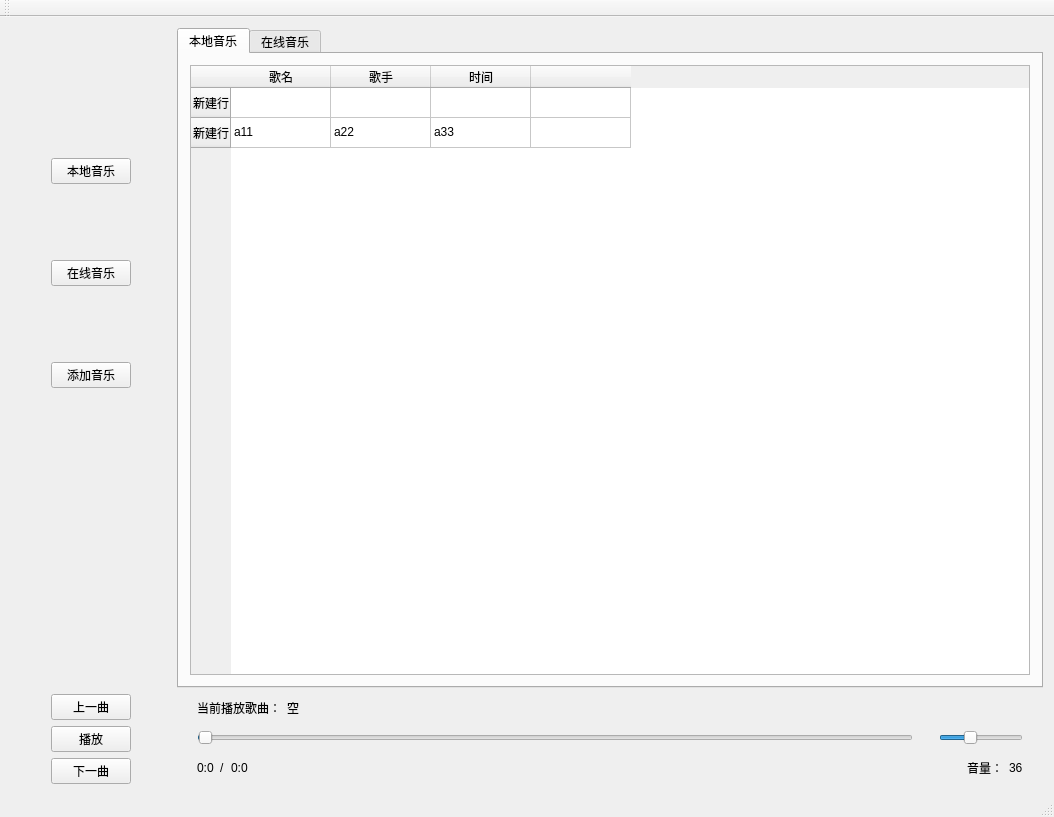
<?xml version="1.0" encoding="UTF-8"?>
<ui version="4.0">
 <class>CStartMusticClass</class>
 <widget class="QMainWindow" name="CStartMusticClass">
  <property name="geometry">
   <rect>
    <x>0</x>
    <y>0</y>
    <width>1054</width>
    <height>817</height>
   </rect>
  </property>
  <property name="windowTitle">
   <string>Music</string>
  </property>
  <widget class="QWidget" name="centralWidget">
   <layout class="QGridLayout" name="gridLayout_3">
    <item row="0" column="1">
     <spacer name="verticalSpacer_19">
      <property name="orientation">
       <enum>Qt::Vertical</enum>
      </property>
      <property name="sizeType">
       <enum>QSizePolicy::Fixed</enum>
      </property>
      <property name="sizeHint" stdset="0">
       <size>
        <width>20</width>
        <height>0</height>
       </size>
      </property>
     </spacer>
    </item>
    <item row="1" column="0">
     <spacer name="horizontalSpacer_2">
      <property name="orientation">
       <enum>Qt::Horizontal</enum>
      </property>
      <property name="sizeType">
       <enum>QSizePolicy::Fixed</enum>
      </property>
      <property name="sizeHint" stdset="0">
       <size>
        <width>0</width>
        <height>20</height>
       </size>
      </property>
     </spacer>
    </item>
    <item row="1" column="1" rowspan="2" colspan="2">
     <layout class="QGridLayout" name="gridLayout_2">
      <item row="0" column="0">
       <layout class="QVBoxLayout" name="verticalLayout_3">
        <item>
         <spacer name="verticalSpacer">
          <property name="orientation">
           <enum>Qt::Vertical</enum>
          </property>
          <property name="sizeType">
           <enum>QSizePolicy::Fixed</enum>
          </property>
          <property name="sizeHint" stdset="0">
           <size>
            <width>20</width>
            <height>80</height>
           </size>
          </property>
         </spacer>
        </item>
        <item>
         <layout class="QHBoxLayout" name="horizontalLayout_5">
          <item>
           <spacer name="horizontalSpacer">
            <property name="orientation">
             <enum>Qt::Horizontal</enum>
            </property>
            <property name="sizeType">
             <enum>QSizePolicy::Fixed</enum>
            </property>
            <property name="sizeHint" stdset="0">
             <size>
              <width>40</width>
              <height>20</height>
             </size>
            </property>
           </spacer>
          </item>
          <item>
           <widget class="QPushButton" name="localMusic_Btn">
            <property name="text">
             <string>本地音乐</string>
            </property>
           </widget>
          </item>
          <item>
           <spacer name="horizontalSpacer_4">
            <property name="orientation">
             <enum>Qt::Horizontal</enum>
            </property>
            <property name="sizeType">
             <enum>QSizePolicy::Fixed</enum>
            </property>
            <property name="sizeHint" stdset="0">
             <size>
              <width>40</width>
              <height>20</height>
             </size>
            </property>
           </spacer>
          </item>
         </layout>
        </item>
        <item>
         <spacer name="verticalSpacer_3">
          <property name="orientation">
           <enum>Qt::Vertical</enum>
          </property>
          <property name="sizeType">
           <enum>QSizePolicy::Fixed</enum>
          </property>
          <property name="sizeHint" stdset="0">
           <size>
            <width>90</width>
            <height>20</height>
           </size>
          </property>
         </spacer>
        </item>
        <item>
         <layout class="QHBoxLayout" name="horizontalLayout_9">
          <item>
           <spacer name="horizontalSpacer_28">
            <property name="orientation">
             <enum>Qt::Horizontal</enum>
            </property>
            <property name="sizeType">
             <enum>QSizePolicy::Fixed</enum>
            </property>
            <property name="sizeHint" stdset="0">
             <size>
              <width>40</width>
              <height>20</height>
             </size>
            </property>
           </spacer>
          </item>
          <item>
           <widget class="QPushButton" name="onlineMusic_btn">
            <property name="text">
             <string>在线音乐</string>
            </property>
           </widget>
          </item>
          <item>
           <spacer name="horizontalSpacer_14">
            <property name="orientation">
             <enum>Qt::Horizontal</enum>
            </property>
            <property name="sizeType">
             <enum>QSizePolicy::Fixed</enum>
            </property>
            <property name="sizeHint" stdset="0">
             <size>
              <width>40</width>
              <height>20</height>
             </size>
            </property>
           </spacer>
          </item>
         </layout>
        </item>
        <item>
         <spacer name="verticalSpacer_5">
          <property name="orientation">
           <enum>Qt::Vertical</enum>
          </property>
          <property name="sizeType">
           <enum>QSizePolicy::Fixed</enum>
          </property>
          <property name="sizeHint" stdset="0">
           <size>
            <width>90</width>
            <height>20</height>
           </size>
          </property>
         </spacer>
        </item>
        <item>
         <layout class="QHBoxLayout" name="horizontalLayout_10">
          <item>
           <spacer name="horizontalSpacer_30">
            <property name="orientation">
             <enum>Qt::Horizontal</enum>
            </property>
            <property name="sizeType">
             <enum>QSizePolicy::Fixed</enum>
            </property>
            <property name="sizeHint" stdset="0">
             <size>
              <width>37</width>
              <height>25</height>
             </size>
            </property>
           </spacer>
          </item>
          <item>
           <widget class="QPushButton" name="addMusic_Btn">
            <property name="sizePolicy">
             <sizepolicy hsizetype="Fixed" vsizetype="Fixed">
              <horstretch>0</horstretch>
              <verstretch>0</verstretch>
             </sizepolicy>
            </property>
            <property name="text">
             <string>添加音乐</string>
            </property>
           </widget>
          </item>
          <item>
           <spacer name="horizontalSpacer_29">
            <property name="orientation">
             <enum>Qt::Horizontal</enum>
            </property>
            <property name="sizeType">
             <enum>QSizePolicy::Fixed</enum>
            </property>
            <property name="sizeHint" stdset="0">
             <size>
              <width>37</width>
              <height>25</height>
             </size>
            </property>
           </spacer>
          </item>
         </layout>
        </item>
        <item>
         <spacer name="verticalSpacer_2">
          <property name="orientation">
           <enum>Qt::Vertical</enum>
          </property>
          <property name="sizeType">
           <enum>QSizePolicy::Fixed</enum>
          </property>
          <property name="sizeHint" stdset="0">
           <size>
            <width>90</width>
            <height>247</height>
           </size>
          </property>
         </spacer>
        </item>
       </layout>
      </item>
      <item row="0" column="1">
       <widget class="QTabWidget" name="tabWidget">
        <property name="sizePolicy">
         <sizepolicy hsizetype="Preferred" vsizetype="Expanding">
          <horstretch>0</horstretch>
          <verstretch>0</verstretch>
         </sizepolicy>
        </property>
        <property name="minimumSize">
         <size>
          <width>0</width>
          <height>300</height>
         </size>
        </property>
        <property name="currentIndex">
         <number>0</number>
        </property>
        <property name="iconSize">
         <size>
          <width>0</width>
          <height>0</height>
         </size>
        </property>
        <widget class="QWidget" name="tab">
         <attribute name="title">
          <string>本地音乐</string>
         </attribute>
         <layout class="QGridLayout" name="gridLayout">
          <item row="0" column="1">
           <spacer name="verticalSpacer_12">
            <property name="orientation">
             <enum>Qt::Vertical</enum>
            </property>
            <property name="sizeType">
             <enum>QSizePolicy::Fixed</enum>
            </property>
            <property name="sizeHint" stdset="0">
             <size>
              <width>20</width>
              <height>0</height>
             </size>
            </property>
           </spacer>
          </item>
          <item row="1" column="0">
           <spacer name="horizontalSpacer_5">
            <property name="orientation">
             <enum>Qt::Horizontal</enum>
            </property>
            <property name="sizeType">
             <enum>QSizePolicy::Fixed</enum>
            </property>
            <property name="sizeHint" stdset="0">
             <size>
              <width>0</width>
              <height>20</height>
             </size>
            </property>
           </spacer>
          </item>
          <item row="1" column="1">
           <widget class="QTableWidget" name="tableWidgetLocal">
            <property name="showGrid">
             <bool>true</bool>
            </property>
            <property name="sortingEnabled">
             <bool>false</bool>
            </property>
            <property name="wordWrap">
             <bool>true</bool>
            </property>
            <row>
             <property name="text">
              <string>新建行</string>
             </property>
            </row>
            <row>
             <property name="text">
              <string>新建行</string>
             </property>
            </row>
            <column>
             <property name="text">
              <string>歌名</string>
             </property>
            </column>
            <column>
             <property name="text">
              <string>歌手</string>
             </property>
            </column>
            <column>
             <property name="text">
              <string>时间</string>
             </property>
            </column>
            <column>
             <property name="text">
              <string/>
             </property>
            </column>
            <item row="0" column="0">
             <property name="text">
              <string/>
             </property>
            </item>
            <item row="0" column="1">
             <property name="text">
              <string/>
             </property>
            </item>
            <item row="0" column="2">
             <property name="text">
              <string/>
             </property>
            </item>
            <item row="1" column="0">
             <property name="text">
              <string>a11</string>
             </property>
            </item>
            <item row="1" column="1">
             <property name="text">
              <string>a22</string>
             </property>
             <property name="background">
              <brush brushstyle="NoBrush">
               <color alpha="255">
                <red>255</red>
                <green>0</green>
                <blue>0</blue>
               </color>
              </brush>
             </property>
            </item>
            <item row="1" column="2">
             <property name="text">
              <string>a33</string>
             </property>
            </item>
           </widget>
          </item>
          <item row="1" column="2">
           <spacer name="horizontalSpacer_12">
            <property name="orientation">
             <enum>Qt::Horizontal</enum>
            </property>
            <property name="sizeType">
             <enum>QSizePolicy::Fixed</enum>
            </property>
            <property name="sizeHint" stdset="0">
             <size>
              <width>0</width>
              <height>20</height>
             </size>
            </property>
           </spacer>
          </item>
          <item row="2" column="1">
           <spacer name="verticalSpacer_4">
            <property name="orientation">
             <enum>Qt::Vertical</enum>
            </property>
            <property name="sizeType">
             <enum>QSizePolicy::Fixed</enum>
            </property>
            <property name="sizeHint" stdset="0">
             <size>
              <width>20</width>
              <height>0</height>
             </size>
            </property>
           </spacer>
          </item>
         </layout>
        </widget>
        <widget class="QWidget" name="tab_2">
         <attribute name="title">
          <string>在线音乐</string>
         </attribute>
         <layout class="QGridLayout" name="gridLayout_8">
          <item row="0" column="1">
           <spacer name="verticalSpacer_7">
            <property name="orientation">
             <enum>Qt::Vertical</enum>
            </property>
            <property name="sizeType">
             <enum>QSizePolicy::Fixed</enum>
            </property>
            <property name="sizeHint" stdset="0">
             <size>
              <width>20</width>
              <height>0</height>
             </size>
            </property>
           </spacer>
          </item>
          <item row="1" column="0">
           <spacer name="horizontalSpacer_23">
            <property name="orientation">
             <enum>Qt::Horizontal</enum>
            </property>
            <property name="sizeType">
             <enum>QSizePolicy::Fixed</enum>
            </property>
            <property name="sizeHint" stdset="0">
             <size>
              <width>0</width>
              <height>20</height>
             </size>
            </property>
           </spacer>
          </item>
          <item row="1" column="1" rowspan="2" colspan="2">
           <widget class="QTableWidget" name="tableWidget_4">
            <property name="enabled">
             <bool>true</bool>
            </property>
            <property name="sizePolicy">
             <sizepolicy hsizetype="Preferred" vsizetype="Preferred">
              <horstretch>0</horstretch>
              <verstretch>0</verstretch>
             </sizepolicy>
            </property>
            <column>
             <property name="text">
              <string>歌曲名称</string>
             </property>
            </column>
            <column>
             <property name="text">
              <string>歌手</string>
             </property>
            </column>
            <column>
             <property name="text">
              <string>时长</string>
             </property>
            </column>
           </widget>
          </item>
          <item row="2" column="3">
           <spacer name="horizontalSpacer_13">
            <property name="orientation">
             <enum>Qt::Horizontal</enum>
            </property>
            <property name="sizeType">
             <enum>QSizePolicy::Fixed</enum>
            </property>
            <property name="sizeHint" stdset="0">
             <size>
              <width>0</width>
              <height>20</height>
             </size>
            </property>
           </spacer>
          </item>
          <item row="3" column="2">
           <spacer name="verticalSpacer_14">
            <property name="orientation">
             <enum>Qt::Vertical</enum>
            </property>
            <property name="sizeType">
             <enum>QSizePolicy::Fixed</enum>
            </property>
            <property name="sizeHint" stdset="0">
             <size>
              <width>20</width>
              <height>0</height>
             </size>
            </property>
           </spacer>
          </item>
         </layout>
        </widget>
       </widget>
      </item>
      <item row="1" column="0">
       <layout class="QVBoxLayout" name="verticalLayout_2">
        <item>
         <layout class="QHBoxLayout" name="horizontalLayout_8">
          <item>
           <spacer name="horizontalSpacer_20">
            <property name="orientation">
             <enum>Qt::Horizontal</enum>
            </property>
            <property name="sizeType">
             <enum>QSizePolicy::Fixed</enum>
            </property>
            <property name="sizeHint" stdset="0">
             <size>
              <width>40</width>
              <height>20</height>
             </size>
            </property>
           </spacer>
          </item>
          <item>
           <widget class="QPushButton" name="previous_Btn">
            <property name="text">
             <string>上一曲</string>
            </property>
           </widget>
          </item>
          <item>
           <spacer name="horizontalSpacer_16">
            <property name="orientation">
             <enum>Qt::Horizontal</enum>
            </property>
            <property name="sizeType">
             <enum>QSizePolicy::Fixed</enum>
            </property>
            <property name="sizeHint" stdset="0">
             <size>
              <width>40</width>
              <height>20</height>
             </size>
            </property>
           </spacer>
          </item>
         </layout>
        </item>
        <item>
         <spacer name="verticalSpacer_8">
          <property name="orientation">
           <enum>Qt::Vertical</enum>
          </property>
          <property name="sizeType">
           <enum>QSizePolicy::Fixed</enum>
          </property>
          <property name="sizeHint" stdset="0">
           <size>
            <width>20</width>
            <height>0</height>
           </size>
          </property>
         </spacer>
        </item>
        <item>
         <layout class="QHBoxLayout" name="horizontalLayout_7">
          <item>
           <spacer name="horizontalSpacer_17">
            <property name="orientation">
             <enum>Qt::Horizontal</enum>
            </property>
            <property name="sizeType">
             <enum>QSizePolicy::Fixed</enum>
            </property>
            <property name="sizeHint" stdset="0">
             <size>
              <width>40</width>
              <height>20</height>
             </size>
            </property>
           </spacer>
          </item>
          <item>
           <widget class="QPushButton" name="playpausBtn">
            <property name="text">
             <string>播放</string>
            </property>
           </widget>
          </item>
          <item>
           <spacer name="horizontalSpacer_15">
            <property name="orientation">
             <enum>Qt::Horizontal</enum>
            </property>
            <property name="sizeType">
             <enum>QSizePolicy::Fixed</enum>
            </property>
            <property name="sizeHint" stdset="0">
             <size>
              <width>40</width>
              <height>20</height>
             </size>
            </property>
           </spacer>
          </item>
         </layout>
        </item>
        <item>
         <spacer name="verticalSpacer_6">
          <property name="orientation">
           <enum>Qt::Vertical</enum>
          </property>
          <property name="sizeType">
           <enum>QSizePolicy::Fixed</enum>
          </property>
          <property name="sizeHint" stdset="0">
           <size>
            <width>20</width>
            <height>0</height>
           </size>
          </property>
         </spacer>
        </item>
        <item>
         <layout class="QHBoxLayout" name="horizontalLayout_6">
          <item>
           <spacer name="horizontalSpacer_19">
            <property name="orientation">
             <enum>Qt::Horizontal</enum>
            </property>
            <property name="sizeType">
             <enum>QSizePolicy::Fixed</enum>
            </property>
            <property name="sizeHint" stdset="0">
             <size>
              <width>40</width>
              <height>20</height>
             </size>
            </property>
           </spacer>
          </item>
          <item>
           <widget class="QPushButton" name="next_Btn">
            <property name="text">
             <string>下一曲</string>
            </property>
           </widget>
          </item>
          <item>
           <spacer name="horizontalSpacer_18">
            <property name="orientation">
             <enum>Qt::Horizontal</enum>
            </property>
            <property name="sizeType">
             <enum>QSizePolicy::Fixed</enum>
            </property>
            <property name="sizeHint" stdset="0">
             <size>
              <width>40</width>
              <height>20</height>
             </size>
            </property>
           </spacer>
          </item>
         </layout>
        </item>
       </layout>
      </item>
      <item row="1" column="1">
       <layout class="QVBoxLayout" name="verticalLayout">
        <item>
         <layout class="QHBoxLayout" name="horizontalLayout_3">
          <item>
           <spacer name="horizontalSpacer_9">
            <property name="orientation">
             <enum>Qt::Horizontal</enum>
            </property>
            <property name="sizeType">
             <enum>QSizePolicy::Fixed</enum>
            </property>
            <property name="sizeHint" stdset="0">
             <size>
              <width>20</width>
              <height>20</height>
             </size>
            </property>
           </spacer>
          </item>
          <item>
           <widget class="QLabel" name="label">
            <property name="sizePolicy">
             <sizepolicy hsizetype="Fixed" vsizetype="Fixed">
              <horstretch>0</horstretch>
              <verstretch>0</verstretch>
             </sizepolicy>
            </property>
            <property name="text">
             <string>当前播放歌曲：</string>
            </property>
           </widget>
          </item>
          <item>
           <widget class="QLabel" name="musicNameLable">
            <property name="sizePolicy">
             <sizepolicy hsizetype="Minimum" vsizetype="Fixed">
              <horstretch>0</horstretch>
              <verstretch>0</verstretch>
             </sizepolicy>
            </property>
            <property name="text">
             <string>空</string>
            </property>
           </widget>
          </item>
         </layout>
        </item>
        <item>
         <spacer name="verticalSpacer_9">
          <property name="orientation">
           <enum>Qt::Vertical</enum>
          </property>
          <property name="sizeType">
           <enum>QSizePolicy::Fixed</enum>
          </property>
          <property name="sizeHint" stdset="0">
           <size>
            <width>20</width>
            <height>0</height>
           </size>
          </property>
         </spacer>
        </item>
        <item>
         <layout class="QHBoxLayout" name="horizontalLayout_2">
          <item>
           <spacer name="horizontalSpacer_7">
            <property name="orientation">
             <enum>Qt::Horizontal</enum>
            </property>
            <property name="sizeType">
             <enum>QSizePolicy::Fixed</enum>
            </property>
            <property name="sizeHint" stdset="0">
             <size>
              <width>20</width>
              <height>20</height>
             </size>
            </property>
           </spacer>
          </item>
          <item>
           <widget class="CStarMySlider" name="timeSlider">
            <property name="sizePolicy">
             <sizepolicy hsizetype="Preferred" vsizetype="Fixed">
              <horstretch>0</horstretch>
              <verstretch>0</verstretch>
             </sizepolicy>
            </property>
            <property name="minimumSize">
             <size>
              <width>500</width>
              <height>0</height>
             </size>
            </property>
            <property name="maximum">
             <number>99999</number>
            </property>
            <property name="singleStep">
             <number>0</number>
            </property>
            <property name="value">
             <number>155</number>
            </property>
            <property name="sliderPosition">
             <number>155</number>
            </property>
            <property name="orientation">
             <enum>Qt::Horizontal</enum>
            </property>
            <property name="invertedAppearance">
             <bool>false</bool>
            </property>
            <property name="invertedControls">
             <bool>false</bool>
            </property>
           </widget>
          </item>
          <item>
           <spacer name="horizontalSpacer_31">
            <property name="orientation">
             <enum>Qt::Horizontal</enum>
            </property>
            <property name="sizeType">
             <enum>QSizePolicy::Fixed</enum>
            </property>
            <property name="sizeHint" stdset="0">
             <size>
              <width>20</width>
              <height>20</height>
             </size>
            </property>
           </spacer>
          </item>
          <item>
           <widget class="QSlider" name="vloumeSlider">
            <property name="sizePolicy">
             <sizepolicy hsizetype="Fixed" vsizetype="Fixed">
              <horstretch>100</horstretch>
              <verstretch>0</verstretch>
             </sizepolicy>
            </property>
            <property name="sliderPosition">
             <number>34</number>
            </property>
            <property name="orientation">
             <enum>Qt::Horizontal</enum>
            </property>
           </widget>
          </item>
          <item>
           <spacer name="horizontalSpacer_6">
            <property name="orientation">
             <enum>Qt::Horizontal</enum>
            </property>
            <property name="sizeType">
             <enum>QSizePolicy::Fixed</enum>
            </property>
            <property name="sizeHint" stdset="0">
             <size>
              <width>20</width>
              <height>20</height>
             </size>
            </property>
           </spacer>
          </item>
         </layout>
        </item>
        <item>
         <spacer name="verticalSpacer_10">
          <property name="orientation">
           <enum>Qt::Vertical</enum>
          </property>
          <property name="sizeType">
           <enum>QSizePolicy::Fixed</enum>
          </property>
          <property name="sizeHint" stdset="0">
           <size>
            <width>20</width>
            <height>0</height>
           </size>
          </property>
         </spacer>
        </item>
        <item>
         <layout class="QHBoxLayout" name="horizontalLayout">
          <item>
           <spacer name="horizontalSpacer_8">
            <property name="orientation">
             <enum>Qt::Horizontal</enum>
            </property>
            <property name="sizeType">
             <enum>QSizePolicy::Fixed</enum>
            </property>
            <property name="sizeHint" stdset="0">
             <size>
              <width>20</width>
              <height>20</height>
             </size>
            </property>
           </spacer>
          </item>
          <item>
           <widget class="QLabel" name="showTime2">
            <property name="sizePolicy">
             <sizepolicy hsizetype="Preferred" vsizetype="Fixed">
              <horstretch>0</horstretch>
              <verstretch>0</verstretch>
             </sizepolicy>
            </property>
            <property name="text">
             <string>0:0</string>
            </property>
           </widget>
          </item>
          <item>
           <widget class="QLabel" name="label_2">
            <property name="text">
             <string>/</string>
            </property>
           </widget>
          </item>
          <item>
           <widget class="QLabel" name="showTime">
            <property name="sizePolicy">
             <sizepolicy hsizetype="Fixed" vsizetype="Fixed">
              <horstretch>0</horstretch>
              <verstretch>0</verstretch>
             </sizepolicy>
            </property>
            <property name="text">
             <string>0:0</string>
            </property>
           </widget>
          </item>
          <item>
           <spacer name="horizontalSpacer_21">
            <property name="orientation">
             <enum>Qt::Horizontal</enum>
            </property>
            <property name="sizeHint" stdset="0">
             <size>
              <width>40</width>
              <height>20</height>
             </size>
            </property>
           </spacer>
          </item>
          <item>
           <widget class="QLabel" name="lable_5">
            <property name="sizePolicy">
             <sizepolicy hsizetype="Preferred" vsizetype="Fixed">
              <horstretch>0</horstretch>
              <verstretch>0</verstretch>
             </sizepolicy>
            </property>
            <property name="text">
             <string>音量：</string>
            </property>
           </widget>
          </item>
          <item>
           <widget class="QLabel" name="showVolume">
            <property name="sizePolicy">
             <sizepolicy hsizetype="Preferred" vsizetype="Fixed">
              <horstretch>0</horstretch>
              <verstretch>0</verstretch>
             </sizepolicy>
            </property>
            <property name="text">
             <string>36</string>
            </property>
           </widget>
          </item>
          <item>
           <spacer name="horizontalSpacer_11">
            <property name="orientation">
             <enum>Qt::Horizontal</enum>
            </property>
            <property name="sizeType">
             <enum>QSizePolicy::Fixed</enum>
            </property>
            <property name="sizeHint" stdset="0">
             <size>
              <width>20</width>
              <height>20</height>
             </size>
            </property>
           </spacer>
          </item>
         </layout>
        </item>
       </layout>
      </item>
     </layout>
    </item>
    <item row="2" column="3">
     <spacer name="horizontalSpacer_3">
      <property name="orientation">
       <enum>Qt::Horizontal</enum>
      </property>
      <property name="sizeType">
       <enum>QSizePolicy::Fixed</enum>
      </property>
      <property name="sizeHint" stdset="0">
       <size>
        <width>0</width>
        <height>20</height>
       </size>
      </property>
     </spacer>
    </item>
    <item row="3" column="2">
     <spacer name="verticalSpacer_20">
      <property name="orientation">
       <enum>Qt::Vertical</enum>
      </property>
      <property name="sizeType">
       <enum>QSizePolicy::Fixed</enum>
      </property>
      <property name="sizeHint" stdset="0">
       <size>
        <width>20</width>
        <height>0</height>
       </size>
      </property>
     </spacer>
    </item>
   </layout>
  </widget>
  <widget class="QMenuBar" name="menuBar">
   <property name="geometry">
    <rect>
     <x>0</x>
     <y>0</y>
     <width>1054</width>
     <height>26</height>
    </rect>
   </property>
  </widget>
  <widget class="QToolBar" name="mainToolBar">
   <attribute name="toolBarArea">
    <enum>TopToolBarArea</enum>
   </attribute>
   <attribute name="toolBarBreak">
    <bool>false</bool>
   </attribute>
  </widget>
  <widget class="QStatusBar" name="statusBar"/>
 </widget>
 <layoutdefault spacing="6" margin="11"/>
 <customwidgets>
  <customwidget>
   <class>CStarMySlider</class>
   <extends>QSlider</extends>
   <header location="global">cstarmyslider.h</header>
  </customwidget>
 </customwidgets>
 <resources>
  <include location="CStartMustic.qrc"/>
 </resources>
 <connections/>
</ui>
